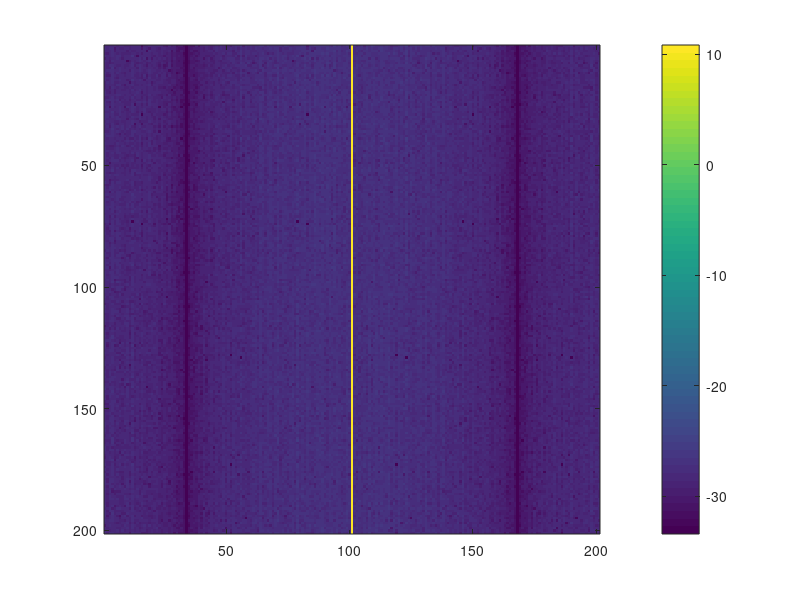

MATLAB code for this plot:
img = zeros(201, 201);
img(101, :) = 255 * ones(1, 201);

transform = fftshift(fft2(img));

transformed_img = log(abs(transform));

imagesc(transformed_img);

colorbar